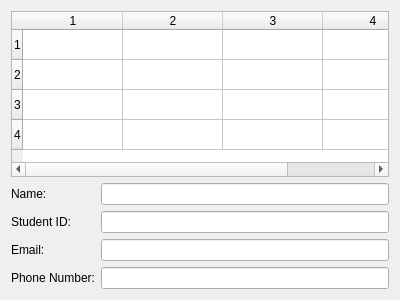
<?xml version="1.0" encoding="UTF-8"?>
<ui version="4.0">
    <class>SystemUi::StudentForm</class>
    <widget class="QWidget" name="SystemUi::StudentForm">
        <property name="geometry">
            <rect>
                <x>0</x>
                <y>0</y>
                <width>400</width>
                <height>300</height>
            </rect>
        </property>
        <property name="contextMenuPolicy">
            <enum>Qt::ContextMenuPolicy::NoContextMenu</enum>
        </property>
        <property name="windowTitle">
            <string>Student View</string>
        </property>
        <layout class="QVBoxLayout" name="verticalLayout">
            <item>
                <widget class="QTableWidget" name="tableWidgetCourses">
                    <property name="styleSheet">
                        <string notr="true">QTableWidget { color: black; }</string>
                    </property>
                    <property name="rowCount">
                        <number>4</number> <!-- Four courses displayed -->
                    </property>
                    <property name="columnCount">
                        <number>4</number> <!-- Adding a column for instructor name -->
                    </property>
                    <property name="horizontalHeaderLabels">
                        <stringlist>
                            <string>Course ID</string>
                            <string>Course Name</string>
                            <string>Instructor Name</string> <!-- New column for instructor -->
                            <string>Grade</string>
                        </stringlist>
                    </property>
                </widget>
            </item>
            <item>
                <layout class="QFormLayout" name="formLayout">
                    <item row="0" column="0">
                        <widget class="QLabel" name="labelName">
                            <property name="text">
                                <string>Name:</string>
                            </property>
                        </widget>
                    </item>
                    <item row="0" column="1">
                        <widget class="QLineEdit" name="lineEditName">
                            <property name="readOnly">
                                <bool>true</bool>
                            </property>
                        </widget>
                    </item>
                    <item row="1" column="0">
                        <widget class="QLabel" name="labelID">
                            <property name="text">
                                <string>Student ID:</string>
                            </property>
                        </widget>
                    </item>
                    <item row="1" column="1">
                        <widget class="QLineEdit" name="lineEditID">
                            <property name="readOnly">
                                <bool>true</bool>
                            </property>
                        </widget>
                    </item>
                    <item row="2" column="0">
                        <widget class="QLabel" name="labelEmail">
                            <property name="text">
                                <string>Email:</string>
                            </property>
                        </widget>
                    </item>
                    <item row="2" column="1">
                        <widget class="QLineEdit" name="lineEditEmail">
                            <property name="readOnly">
                                <bool>true</bool>
                            </property>
                        </widget>
                    </item>
                    <item row="3" column="0">
                        <widget class="QLabel" name="labelPhoneNumber">
                            <property name="text">
                                <string>Phone Number:</string>
                            </property>
                        </widget>
                    </item>
                    <item row="3" column="1">
                        <widget class="QLineEdit" name="lineEditPhoneNumber">
                            <property name="readOnly">
                                <bool>true</bool>
                            </property>
                        </widget>
                    </item>
                </layout>
            </item>
        </layout>
    </widget>
    <resources/>
    <connections/>
</ui>
